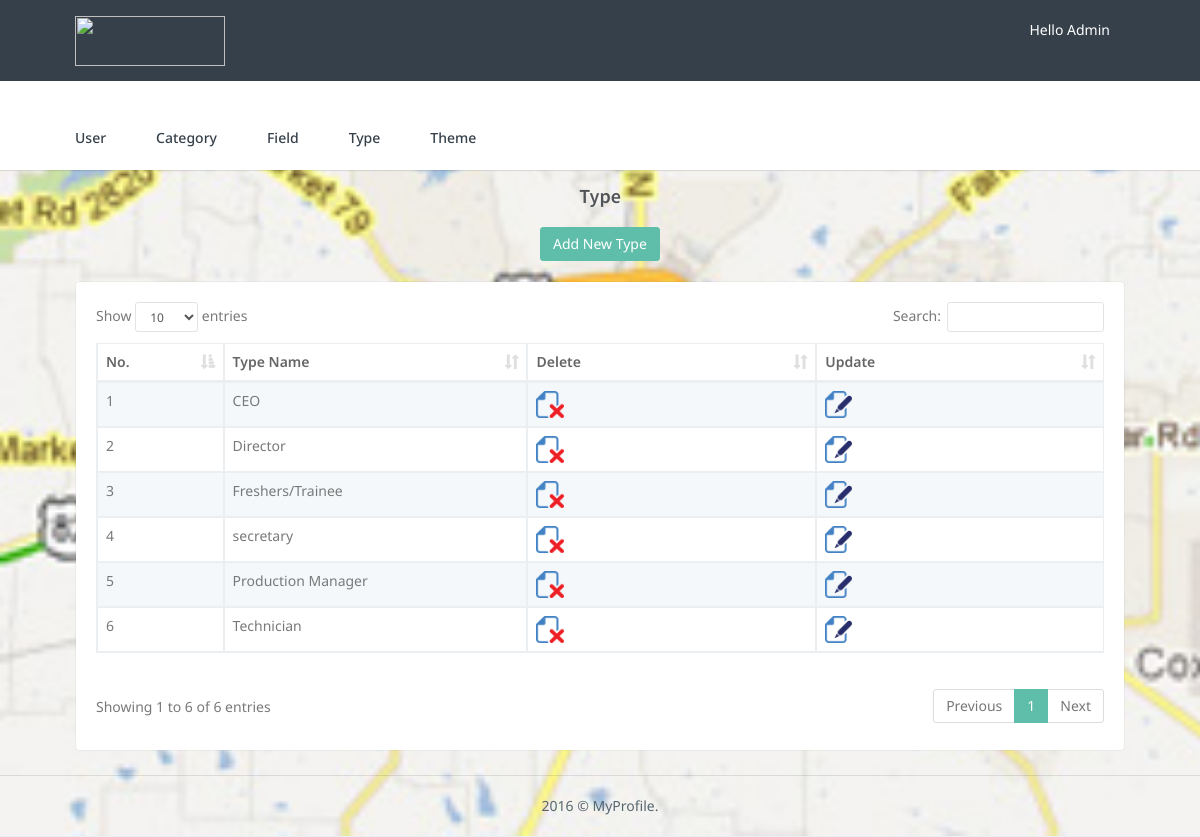
Screenshot of /mp_superadmin/mp_type/mp_type_display.php with the database file from the repository.
### tables this page shows
CREATE TABLE IF NOT EXISTS `mp_type` (
  `type_id` int(100) NOT NULL AUTO_INCREMENT,
  `type_name` varchar(50) NOT NULL,
  PRIMARY KEY (`type_id`)
);

### mp_superadmin/mp_type/mp_type_display.php (the view)
<?php
include ("../include/header.php");
include ("../include/menu.php");
include ("../mp_connect.php");
$query="select * from mp_type";
$data=mysqli_query($con,$query);
?>
        <div class="wrapper">
            <div class="container">
                <div class="row" style="margin-bottom:20px; margin-top:30px;">
                    <div class="col-sm-12">
                        <h4 class="page-title" style="text-align:center;">Type</h4>
					</div>
				</div>
				<div class="row" style="margin-bottom:20px;">
					<div class="col-sm-12">
							<center><a href="index.php">
                            <button type="button" class="btn btn-default dropdown-toggle waves-effect waves-light">Add New Type</button>
							</a></center>
					</div>
                </div>
                <div class="row">
                    <div class="col-sm-12">
                        <div class="card-box table-responsive">
                            <table id="datatable-responsive"  class="table table-striped table-bordered dt-responsive nowrap" cellspacing="0" width="100%">
                                <thead>
                                    <tr>
                                        <th>No.</th>
                                        <th>Type Name</th>
										<th>Delete</th>
										<th>Update</th>
                                    </tr>
                                </thead>
                                <tbody>
								<?php $count=1; while($rec = mysqli_fetch_array($data)) { ?>
                                    <tr>
                                        <td><?php echo $count; $count++; ?></td>
                                        <td><?php echo $rec['type_name']; ?></td>
										<td><a href="mp_type_delete.php?id=<?php echo $rec['type_id']; ?>"><img src="../img/delete.png" alt="Delete" style="width:10%;height:10%;"></a></td>
										<td><a href="mp_type_update.php?id=<?php echo $rec['type_id']; ?>"><img src="../img/update.png" alt="Update" style="width:10%;height:10%;"></a></td>
                                    </tr>
                                <?php } ?>
                                </tbody>
                            </table>
                        </div>
                    </div>
                </div>
<?php include ("../include/footer.php");?>

### mp_superadmin/assets/css/core.css (style rules this page uses)
body { background:url("./image/map.jpg") no-repeat center top; background-size: cover; min-height: 550px; font-family: 'Noto Sans', 'Helvetica Neue', Helvetica, Arial, sans-serif; margin: 0; padding-bottom: 65px; overflow-x: hidden; color: #797979; }
html { position: relative; min-height: 100%; background: #ebeff2; margin-top: -22px; }
h1, h2, h3, h4, h5, h6 { color: #505458; font-family: "Source Sans Pro", "Helvetica Neue", Helvetica, Arial, sans-serif; margin: 10px 0; }
h4 { line-height: 22px; }
* { outline: none !important; }
.container { width: 90%; }
.wrapper { margin-top: 170px; }
.page-title { font-size: 20px; font-weight: 600; margin-bottom: 0px; margin-top: 7px; }
.card-box { padding: 20px; border: 1px solid rgba(54, 64, 74, 0.05); -webkit-border-radius: 5px; border-radius: 5px; -moz-border-radius: 5px; background-clip: padding-box; margin-bottom: 20px; background-color: #ffffff; }
.row { margin-right: -10px; margin-left: -10px; }
.col-lg-1, .col-lg-10, .col-lg-11, .col-lg-12, .col-lg-2, .col-lg-3, .col-lg-4, .col-lg-5, .col-lg-6, .col-lg-7, .col-lg-8, .col-lg-9, .col-md-1, .col-md-10, .col-md-11, .col-md-12, .col-md-2, .col-md-3, .col-md-4, .col-md-5, .col-md-6, .col-md-7, .col-md-8, .col-md-9, .col-sm-1, .col-sm-10, .col-sm-11, .col-sm-12, .col-sm-2, .col-sm-3, .col-sm-4, .col-sm-5, .col-sm-6, .col-sm-7, .col-sm-8, .col-sm-9, .col-xs-1, .col-xs-10, .col-xs-11, .col-xs-12, .col-xs-2, .col-xs-3, .col-xs-4, .col-xs-5, .col-xs-6, .col-xs-7, .col-xs-8, .col-xs-9 { padding-left: 10px; padding-right: 10px; }
.waves-effect { position: relative; cursor: pointer; display: inline-block; overflow: hidden; -webkit-user-select: none; -moz-user-select: none; -ms-user-select: none; user-select: none; -webkit-tap-highlight-color: transparent; vertical-align: middle; z-index: 1; will-change: opacity, transform; -webkit-transition: all 0.3s ease-out; -moz-transition: all 0.3s ease-out; -o-transition: all 0.3s ease-out; -ms-transition: all 0.3s ease-out; transition: all 0.3s ease-out; }

### mp_superadmin/assets/css/components.css (style rules this page uses)
.btn { border-radius: 3px; outline: none !important; }
.btn-primary, .btn-success, .btn-default, .btn-info, .btn-warning, .btn-danger, .btn-inverse, .btn-purple, .btn-pink { color: #ffffff !important; }
.btn-default, .btn-default:hover, .btn-default:focus, .btn-default:active, .btn-default.active, .btn-default.focus, .btn-default:active, .btn-default:focus, .btn-default:hover, .open > .dropdown-toggle.btn-default { background-color: #5fbeaa !important; border: 1px solid #5fbeaa !important; }
.table { margin-bottom: 10px; }
.table-striped > tbody > tr:nth-of-type(odd), .table-hover > tbody > tr:hover, .table > thead > tr > td.active, .table > tbody > tr > td.active, .table > tfoot > tr > td.active, .table > thead > tr > th.active, .table > tbody > tr > th.active, .table > tfoot > tr > th.active, .table > thead > tr.active > td, .table > tbody > tr.active > td, .table > tfoot > tr.active > td, .table > thead > tr.active > th, .table > tbody > tr.active > th, .table > tfoot > tr.active > th { background-color: #f4f8fb !important; }
.table > thead > tr > th, .table > tbody > tr > th, .table > tfoot > tr > th, .table > thead > tr > td, .table > tbody > tr > td, .table > tfoot > tr > td, .table > thead > tr > th, .table-bordered { border-top: 1px solid #ebeff2; }
.table-bordered > thead > tr > th, .table-bordered > tbody > tr > th, .table-bordered > tfoot > tr > th, .table-bordered > thead > tr > td, .table-bordered > tbody > tr > td, .table-bordered > tfoot > tr > td { border: 1px solid #ebeff2; }
.table > thead > tr > th { vertical-align: bottom; border-bottom: 2px solid #ebeff2; }
tbody { color: #797979; }
th { color: #666666; font-weight: 600; }
.table-bordered { border: 1px solid #ebeff2; }

### rows the page displays
mp_type: type_name "CEO"
mp_type: type_name "Director"
mp_type: type_name "Freshers/Trainee"
mp_type: type_name "secretary"
mp_type: type_name "Production Manager"
mp_type: type_name "Technician"
